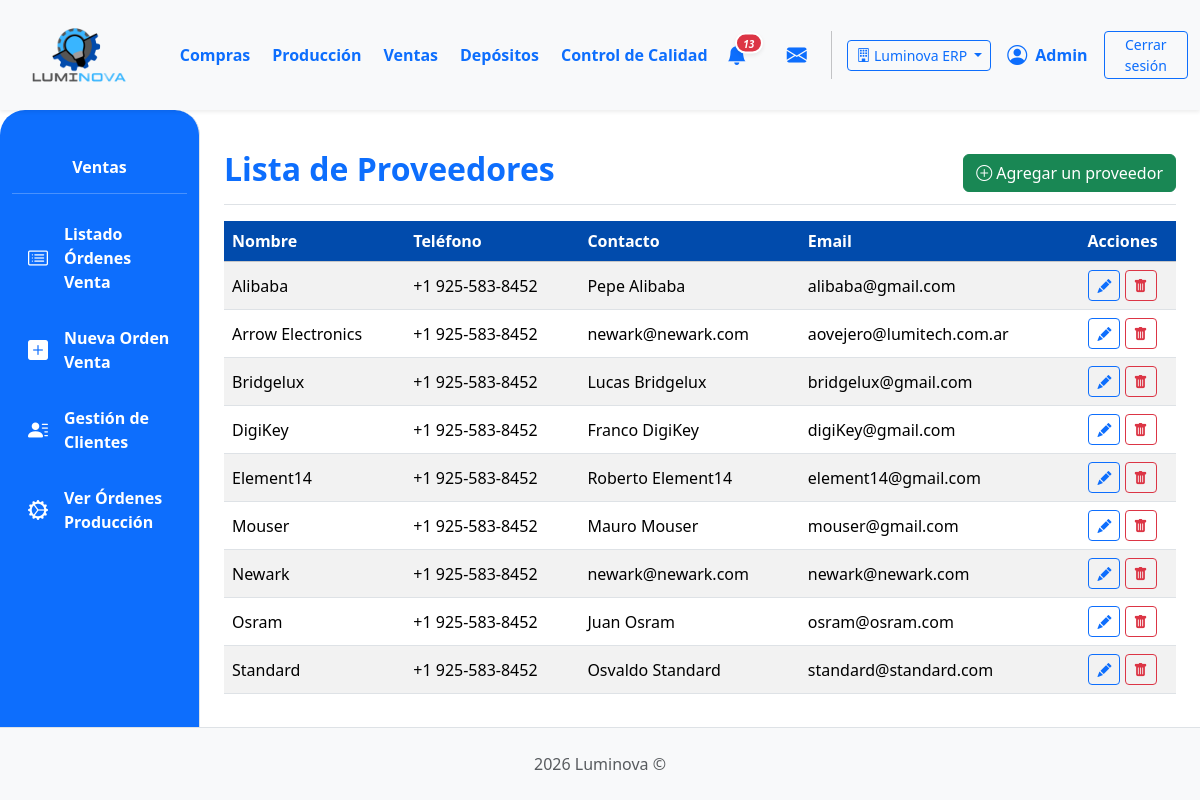
/deposito/ventas/proveedores/proveedor/ (signed in), run on the app's committed database.
### App_LUMINOVA/models.py (models this page shows, shortened)
class Empresa(models.Model):
    nombre = models.CharField(max_length=150, unique=True)
    razon_social = models.CharField(max_length=255, blank=True)
    cuit = models.CharField(max_length=20, blank=True)
    direccion = models.CharField(max_length=255, blank=True)
    telefono = models.CharField(max_length=50, blank=True)
    email = models.EmailField(blank=True)
    fecha_creacion = models.DateTimeField(auto_now_add=True)
    activa = models.BooleanField(default=True)
    class Meta:
        verbose_name = "Empresa"
        verbose_name_plural = "Empresas"

class EmpresaScopedModel(models.Model):
    empresa = models.ForeignKey(
        'Empresa',
        on_delete=models.PROTECT,
        related_name="%(app_label)s_%(class)s",
        null=True,
        blank=True,
    )
    EMPRESA_FALLBACK_FIELDS = ()
    class Meta:
        abstract = True

class Proveedor(EmpresaScopedModel):
    nombre = models.CharField(max_length=100)  # ❌ Quitado unique=True (multi-tenant fix)
    contacto = models.CharField(max_length=100, blank=True)
    telefono = models.CharField(max_length=25, blank=True)
    email = models.EmailField(blank=True, null=True)
    class Meta:
        unique_together = ('nombre', 'empresa')
        verbose_name = "Proveedor"
        verbose_name_plural = "Proveedores"
        ordering = ['nombre']
        indexes = [
            models.Index(fields=['empresa', 'nombre']),
        ]

### App_LUMINOVA/views_proveedores.py (the view)
class ProveedorListView(ListView):
    model = Proveedor
    template_name = "ventas/proveedores/proveedor_list.html"
    context_object_name = "proveedores"
    def get_queryset(self):
        return filter_proveedores_por_empresa(self.request)

### App_LUMINOVA/context_processors.py (called while the page is built, shortened)
def puede_ver_deposito_sidebar(request):
    user = getattr(request, 'user', None)
    if not user or not user.is_authenticated:
        return {'puede_ver_deposito_sidebar': False}
    if user.is_superuser:
        return {'puede_ver_deposito_sidebar': True}

def empresa_actual_context(request):
    from .models import Empresa
    context = {
        'empresa_actual': None,
        'empresas_disponibles': [],
        'es_multi_empresa': False,
    }
    if request.user.is_authenticated:
        context['empresa_actual'] = getattr(request, 'empresa_actual', None)
        if request.user.is_superuser:
            empresas = Empresa.objects.filter(activa=True)
            context['empresas_disponibles'] = list(empresas)
            context['es_multi_empresa'] = empresas.count() > 1
        else:
            if hasattr(request.user, 'perfil'):
                context['empresas_disponibles'] = [request.user.perfil.empresa]
    return context

### App_LUMINOVA/empresa_filters.py (called while the page is built)
def _filter_queryset_by_empresa(request, queryset, fallback_paths=None):
    empresa_actual = getattr(request, 'empresa_actual', None)
    if not empresa_actual:
        return queryset.none()
    condition = Q(empresa=empresa_actual)
    if fallback_paths:
        fallback_condition = Q()
        for path in fallback_paths:
            fallback_condition |= Q(empresa__isnull=True) & Q(**{f"{path}__empresa": empresa_actual})
        condition |= fallback_condition
    return queryset.filter(condition)

def filter_proveedores_por_empresa(request, queryset=None):
    if queryset is None:
        queryset = Proveedor.objects.all()
    return _filter_queryset_by_empresa(
        request,
        queryset.distinct(),
        fallback_paths=("ordenes_de_compra_a_proveedor__deposito",),
    )

### App_LUMINOVA/threadlocals.py (called while the page is built)
def set_current_empresa(empresa):
    _locals.empresa_actual = empresa

### App_LUMINOVA/utils.py (called while the page is built)
def es_admin(user):
    if user.is_superuser:
        return True
    for grupo in user.groups.all():
        nombre_lower = grupo.name.lower()
        if nombre_lower == 'administrador' or nombre_lower.endswith('__administrador'):
            return True
    return False

def annotate_insumo_stock(queryset):
    from App_LUMINOVA.models import StockInsumo
    stock_subquery = StockInsumo.objects.filter(
        insumo=OuterRef('pk')
    ).values('insumo').annotate(
        total=Sum('cantidad')
    ).values('total')
    return queryset.annotate(
        stock_calculado=Coalesce(Subquery(stock_subquery), Value(0), output_field=IntegerField())
    )

### App_LUMINOVA/templates/ventas/proveedores/proveedor_list.html (shortened to what this page needs)
{% extends 'padre.html' %}
{% load static %}
{% load django_bootstrap5 %}
{% block sidebar_content %}
    {% include 'ventas/ventas_sidebar.html' %}
{% endblock %}
{% block content %}
<div class="d-flex justify-content-between flex-wrap flex-md-nowrap align-items-center pt-3 pb-2 mb-3 border-bottom">
    <h1 class="h2 fw-bold text-primary">Lista de Proveedores</h1>
    <div class="btn-toolbar mb-2 mb-md-0">
        <a href="{% url 'App_LUMINOVA:proveedor_create' %}" class="btn btn-success">
            <i class="bi bi-plus-circle"></i> Agregar un proveedor
        </a>
    </div>
</div>
<div class="table-responsive mt-3">
    <table class="table table-striped table-hover align-middle">
        <thead class="table-light">
            <tr>
                <th class="align-middle color-thead" style="background-color: #014BAC; color: white;">Nombre</th>
                <th class="align-middle color-thead" style="background-color: #014BAC; color: white;">Teléfono</th>
                <th class="align-middle color-thead" style="background-color: #014BAC; color: white;">Contacto</th>
                <th class="align-middle color-thead" style="background-color: #014BAC; color: white;">Email</th>
                <th class="text-center align-middle color-thead" style="background-color: #014BAC; color: white;">Acciones</th>
            </tr>
        </thead>
        <tbody>
            {% for proveedor in proveedores %}
            <tr>
                <td>{{ proveedor.nombre }}</td>
                <td>{{ proveedor.telefono }}</td>
                <td>{{ proveedor.contacto }}</td>
                <td> {{proveedor.email}} </td>
                <td class="text-center">
                    <a href="{% url 'App_LUMINOVA:proveedor_edit' proveedor.pk %}" class="btn btn-sm btn-outline-primary"><i class="bi bi-pencil-fill"></i></a>
                    <a href="{% url 'App_LUMINOVA:proveedor_delete' proveedor.pk %}" class="btn btn-sm btn-outline-danger"><i class="bi bi-trash-fill"></i></a>
                </td>
            </tr>
            {% empty %}
            <tr>
                <td colspan="8" class="text-center fst-italic text-muted">No hay proveedores registrados.</td>
            </tr>
            {% endfor %}
        </tbody>
    </table>
</div>
{% endblock %}

### App_LUMINOVA/templates/shared/header.html (shortened to what this page needs)
{% load static %}
<header>
    <nav class="navbar navbar-expand-lg navbar-light bg-light shadow-sm p-0">
        <div class="container-fluid d-flex align-items-center">
            <div class="col-md-3 col-lg-1">
                <a class="navbar-brand d-flex align-items-center ms-3" href="{% url 'App_LUMINOVA:dashboard' %}">
                    <img src="{% static 'img/logo.png' %}" alt="Luminova Logo" height="100" width="100" class="d-inline-block align-text-top me-2">
                </a>
            </div>
            <div class="collapse navbar-collapse" id="navbarContent" style="padding-left: 5%;">
                <ul class="navbar-nav mb-2 mb-lg-0 d-flex justify-content-around w-100">
                    <li class="nav-item"><a class="nav-link text-primary fw-bold" href="{% url 'App_LUMINOVA:compras_lista_oc' %} ">Compras</a></li>
                    <li class="nav-item"><a class="nav-link text-primary fw-bold" href="{% url 'App_LUMINOVA:produccion_principal' %}">Producción</a></li>
                    <li class="nav-item"><a class="nav-link text-primary fw-bold" href="{% url 'App_LUMINOVA:ventas_lista_ov' %}">Ventas</a></li>
                    <li class="nav-item"><a class="nav-link text-primary fw-bold" href="{% url 'App_LUMINOVA:seleccionar_deposito' %}">Depósitos</a></li>
                    <li class="nav-item"><a class="nav-link text-primary fw-bold" href="{% url 'App_LUMINOVA:control_calidad_view' %}">Control de Calidad</a></li>
                </ul>
                <div class="navbar-nav ms-auto d-flex flex-row align-items-center">
                    {% if user.is_authenticated %}
                        <div class="nav-item dropdown me-3">
                            <a class="nav-link px-2 position-relative d-flex align-items-center" href="#" role="button" data-bs-toggle="dropdown" aria-expanded="false" title="Notificaciones">
                                <i class="bi bi-bell-fill fs-5 text-primary">
                                    {% if total_notificaciones > 0 %}
                                    <span class="position-absolute translate-middle badge rounded-pill bg-danger shadow-sm" style="font-size: 0.5em; min-width:18px; border:2px solid #fff; margin-top: 3px; margin-left: 2px; display: inline-block; text-align: center;">{{ total_notificaciones }}</span>
                                    {% endif %}
                                </i>
                            </a>
                        </div>
                        <div class="nav-item dropdown ms-2" id="dropdown-mensajes">
                            <a class="nav-link px-2 position-relative d-flex align-items-center" href="#" id="mensajesDropdown" role="button" data-bs-toggle="dropdown" aria-expanded="false" title="Mensajes">
                                <i class="bi bi-envelope-fill fs-5 text-primary"></i>
                            </a>
                        </div>
                        <div class="nav-item d-flex align-items-center">
                            {% if empresas_disponibles|length > 1 %}
                            <div class="dropdown me-3">
                                <button class="btn btn-sm btn-outline-primary dropdown-toggle" type="button" id="empresaDropdown" data-bs-toggle="dropdown" aria-expanded="false" title="Cambiar empresa">
                                    <i class="bi bi-building"></i>
                                    <span class="d-none d-lg-inline">{{ empresa_actual.nombre|truncatechars:20 }}</span>
                                </button>
                            </div>
                            {% endif %}
                             <i class="bi bi-person-circle fs-5 text-primary"></i>
                             <span class="ms-2 fw-bold text-primary">{{ user.first_name|default:user.username|capfirst }}</span>
                        </div>
                        <div class="nav-item ms-3">
                            <a class="btn btn-outline-primary btn-sm btn-CS" href="#" id="logout-btn">Cerrar sesión</a>
                        </div>
                    {% endif %}
                </div>
            </div>
        </div>
    </nav>
</header>

### App_LUMINOVA/static/css/custom.css (style rules this page uses)
html, body { height: 100%; margin: 0; }
body { display: flex; flex-direction: column; min-height: 100vh; }

### App_LUMINOVA/templates/shared/header.html (style rules this page uses)
.btn-CS { --bs-btn-padding-x: 1.25rem; --bs-btn-padding-y: 0.15rem; }

### data on the page
Empresa: nombre "Luminova ERP"
Proveedor: nombre "Alibaba", telefono "+1 925-583-8452", contacto "Pepe Alibaba", email "alibaba@gmail.com"
Proveedor: nombre "Arrow Electronics", telefono "+1 925-583-8452", contacto "newark@newark.com", email "aovejero@lumitech.com.ar"
Proveedor: nombre "Bridgelux", telefono "+1 925-583-8452", contacto "Lucas Bridgelux", email "bridgelux@gmail.com"
Proveedor: nombre "DigiKey", telefono "+1 925-583-8452", contacto "Franco DigiKey", email "digiKey@gmail.com"
Proveedor: nombre "Element14", telefono "+1 925-583-8452", contacto "Roberto Element14", email "element14@gmail.com"
Proveedor: nombre "Mouser", telefono "+1 925-583-8452", contacto "Mauro Mouser", email "mouser@gmail.com"
Proveedor: nombre "Newark", telefono "+1 925-583-8452", contacto "newark@newark.com", email "newark@newark.com"
Proveedor: nombre "Osram", telefono "+1 925-583-8452", contacto "Juan Osram", email "osram@osram.com"
Proveedor: nombre "Standard", telefono "+1 925-583-8452", contacto "Osvaldo Standard", email "standard@standard.com"

### other printed values
{{ total_notificaciones }} "13"
{{ user.first_name|default:user.username|capfirst }} "Admin"
